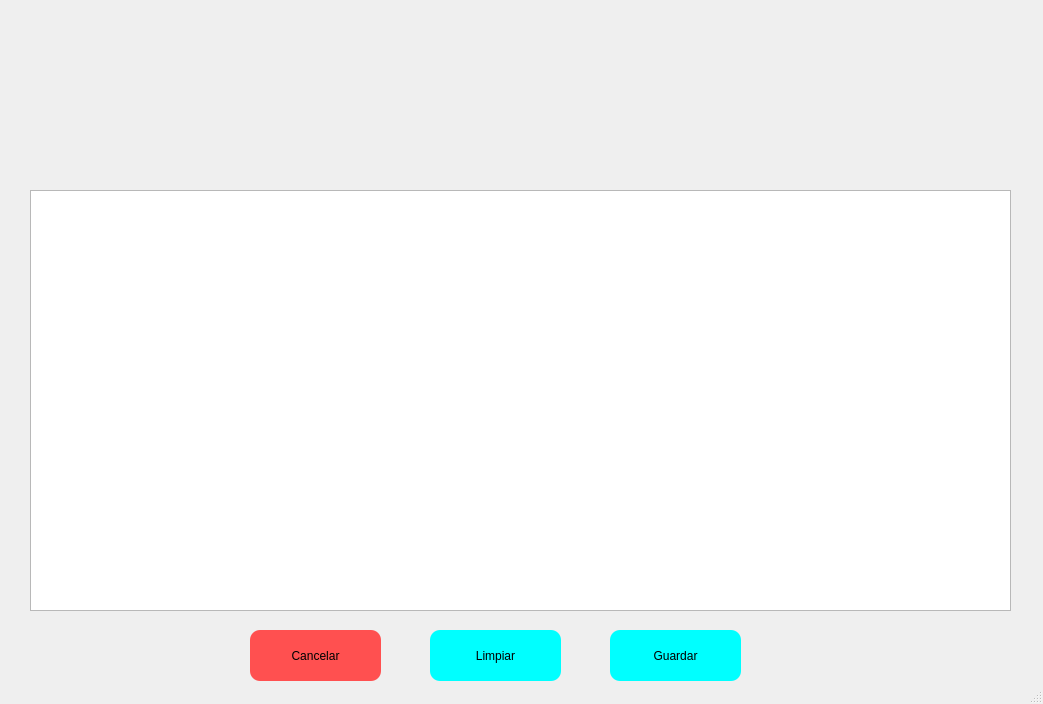
<?xml version="1.0" encoding="UTF-8"?>
<ui version="4.0">
 <class>MainWindow</class>
 <widget class="QMainWindow" name="MainWindow">
  <property name="geometry">
   <rect>
    <x>0</x>
    <y>0</y>
    <width>1043</width>
    <height>704</height>
   </rect>
  </property>
  <property name="windowTitle">
   <string>MainWindow</string>
  </property>
  <property name="styleSheet">
   <string notr="true">QLineEdit{
background-color: rgb(223, 223, 223);
color: rgb(0, 0, 0);
border-radius: 10px;
}

QComboBox{
background-color: rgb(223, 223, 223);
font: 10pt &quot;Arial&quot;;
color: rgb(0, 0, 0);
border-radius: 10px;
}

QLineEdit:hover{
background-color: rgb(180, 180, 180)
}
QComboBox:hover{
background-color: rgb(180, 180, 180)
}

QPushButton {background-color: rgb(0, 255, 255);
font: 14pt &quot;Arial&quot;;
border-radius: 10px;
border-width: 2px;
hover: rgb(212, 255, 252)
}

QPushButton:hover {
background-color: rgb(100, 255, 255);
}

QPushButton:pressed {
background-color: rgb(27, 198, 186)
}

#cancel_evaluation {background-color: rgb(255, 80, 80);
font: 14pt &quot;Arial&quot;;
border-radius: 10px;
border-width: 2px;
hover: rgb(212, 255, 252)
}

#cancel_evaluation:hover {
background-color: rgb(255, 136, 136);
}

#cancel_evaluation:pressed {
background-color: rgb(186, 3, 3)
}

QLabel{
font: 10pt &quot;Arial&quot;;
}</string>
  </property>
  <widget class="QWidget" name="centralwidget">
   <widget class="QLabel" name="logo">
    <property name="geometry">
     <rect>
      <x>760</x>
      <y>10</y>
      <width>251</width>
      <height>71</height>
     </rect>
    </property>
    <property name="text">
     <string/>
    </property>
    <property name="pixmap">
     <pixmap>../../media/imagenes/logo.jpg</pixmap>
    </property>
   </widget>
   <widget class="QLabel" name="usuario_evaluado">
    <property name="geometry">
     <rect>
      <x>30</x>
      <y>30</y>
      <width>441</width>
      <height>31</height>
     </rect>
    </property>
    <property name="styleSheet">
     <string notr="true"/>
    </property>
    <property name="text">
     <string/>
    </property>
    <property name="margin">
     <number>0</number>
    </property>
   </widget>
   <widget class="QLabel" name="proceso_evaluado">
    <property name="geometry">
     <rect>
      <x>30</x>
      <y>80</y>
      <width>441</width>
      <height>31</height>
     </rect>
    </property>
    <property name="text">
     <string/>
    </property>
   </widget>
   <widget class="QLabel" name="tipo_evaluacion">
    <property name="geometry">
     <rect>
      <x>30</x>
      <y>130</y>
      <width>441</width>
      <height>31</height>
     </rect>
    </property>
    <property name="text">
     <string/>
    </property>
   </widget>
   <widget class="QTableWidget" name="space_preguntas">
    <property name="geometry">
     <rect>
      <x>30</x>
      <y>190</y>
      <width>981</width>
      <height>421</height>
     </rect>
    </property>
    <property name="columnCount">
     <number>0</number>
    </property>
   </widget>
   <widget class="QPushButton" name="cancel_evaluation">
    <property name="geometry">
     <rect>
      <x>250</x>
      <y>630</y>
      <width>131</width>
      <height>51</height>
     </rect>
    </property>
    <property name="text">
     <string>Cancelar</string>
    </property>
   </widget>
   <widget class="QPushButton" name="clear_evaluation">
    <property name="geometry">
     <rect>
      <x>430</x>
      <y>630</y>
      <width>131</width>
      <height>51</height>
     </rect>
    </property>
    <property name="text">
     <string>Limpiar</string>
    </property>
   </widget>
   <widget class="QPushButton" name="save_evaluation">
    <property name="geometry">
     <rect>
      <x>610</x>
      <y>630</y>
      <width>131</width>
      <height>51</height>
     </rect>
    </property>
    <property name="text">
     <string>Guardar</string>
    </property>
   </widget>
  </widget>
  <widget class="QStatusBar" name="statusbar"/>
 </widget>
 <resources/>
 <connections/>
</ui>
